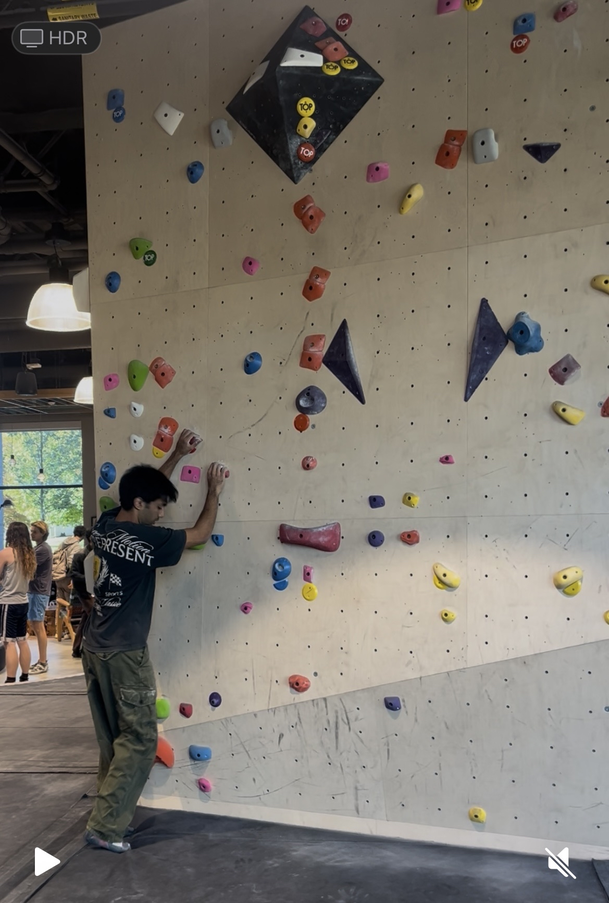
#> input picture images/IMG_2746.png, 609 x 903 px, shrunk from 1169 x 1734 before the run
$ python pixels.py
#> lines starting #> are read from the running program, lines starting #| are printed output that depends on the picture; long printed decimals are rounded
import numpy as np
import cv2
from PIL import Image
from sklearn.cluster import KMeans
from skimage.color import rgb2lab, lab2rgb, deltaE_ciede2000
import matplotlib.pyplot as plt
import webcolors
from collections import deque

# === CONFIG ===
IMG_NAME = "IMG_2746.png"
# IMG_NAME = "AV-ProwCave.jpg"
N_COLORS = 36                # initial K-Means colors
DELTA_E_THRESHOLD = 15       # merge threshold for perceptual similarity
IMG_PATH = fr"./images/{IMG_NAME}"
OUTPUT_PATH = f"./images2/{IMG_NAME}_{N_COLORS}-{DELTA_E_THRESHOLD}-copy.png"


# [8 lines of commented-out code are left out]


img_bgr = cv2.imread(IMG_PATH)
#> img_bgr is the input picture: shape (903, 609, 3); mean B, G, R 106.7, 115.5, 120.8
img_rgb = cv2.cvtColor(img_bgr, cv2.COLOR_BGR2RGB)
h, w, _ = img_rgb.shape
#> h = 903; w = 609

# === 2️⃣ COLOR EXTRACTION (K-Means in Lab / ΔE space) ===
pixels_lab = rgb2lab(img_rgb.reshape(-1, 1, 3) / 255.0)[:, 0, :]
print(f"Running KMeans on {len(pixels_lab):,} pixels in Lab space...")
#> (printed output is left out)

kmeans = KMeans(n_clusters=N_COLORS, random_state=42, n_init="auto")
kmeans.fit(pixels_lab)

palette_lab = kmeans.cluster_centers_
labels = kmeans.labels_

# Convert cluster centers back to RGB for visualization
palette_rgb = (lab2rgb(palette_lab[np.newaxis, :, :])[0] * 255).astype(np.uint8)
quantized_lab = palette_lab[labels].reshape(h, w, 3)
quantized_rgb = (lab2rgb(quantized_lab) * 255).astype(np.uint8)
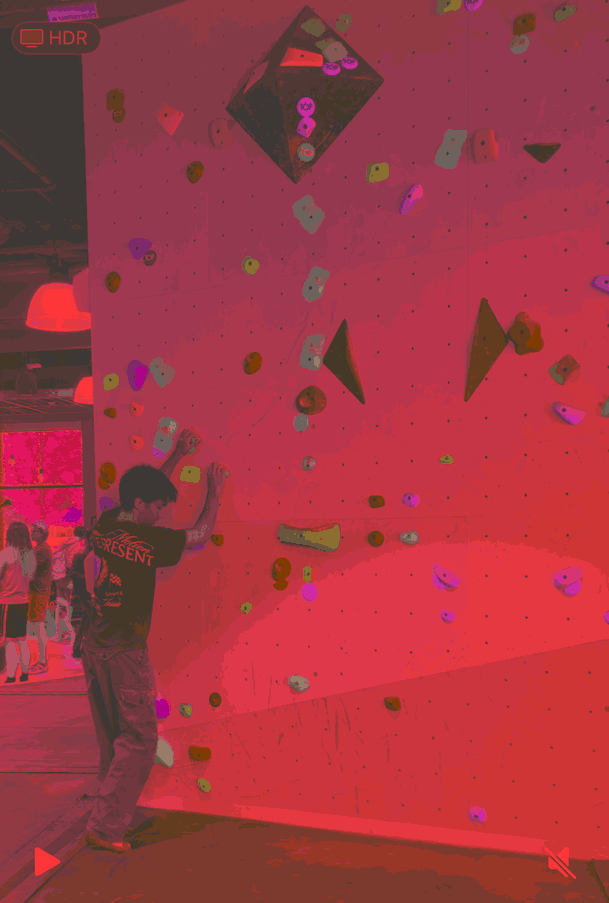
#> quantized_lab: shape (903, 609, 3) float64; mean R, G, B 48.1, 0.7, 5.6; drawn with min black and max white

# === 3️⃣ COLOR MERGING (ΔE in Lab space) ===
merged_palette_lab = []
used = np.zeros(len(palette_lab), dtype=bool)

for i, c1 in enumerate(palette_lab):
    if used[i]:
        continue
    group = [i]
    for j, c2 in enumerate(palette_lab):
        if i != j and not used[j]:
            if deltaE_ciede2000(c1, c2) < DELTA_E_THRESHOLD:
                group.append(j)
                used[j] = True
    used[i] = True
    avg_lab = np.mean(palette_lab[group], axis=0)
    merged_palette_lab.append(avg_lab)

merged_palette_lab = np.array(merged_palette_lab)
merged_palette_rgb = (lab2rgb(merged_palette_lab[np.newaxis, :, :])[0] * 255).astype(np.uint8)

print(f"Merged {len(palette_lab)} → {len(merged_palette_lab)} colors.")


# === 4️⃣ LABEL ASSIGNMENT (Manual mapping) ===
LABELS = [
    "Red", "Yellow", "Green", "Blue",
    "Purple", "Orange", "Pink", "Brown",
    "Gray", "Black", "White", "Other"
]
label_map = {i: LABELS[i % len(LABELS)] for i in range(len(merged_palette_lab))}


# === 5️⃣ SEGMENTATION (Cluster-based masking in Lab space) ===
dists = np.linalg.norm(pixels_lab[:, None, :] - merged_palette_lab[None, :, :], axis=2)
closest_idx = np.argmin(dists, axis=1)
segmented_lab = merged_palette_lab[closest_idx].reshape(h, w, 3)
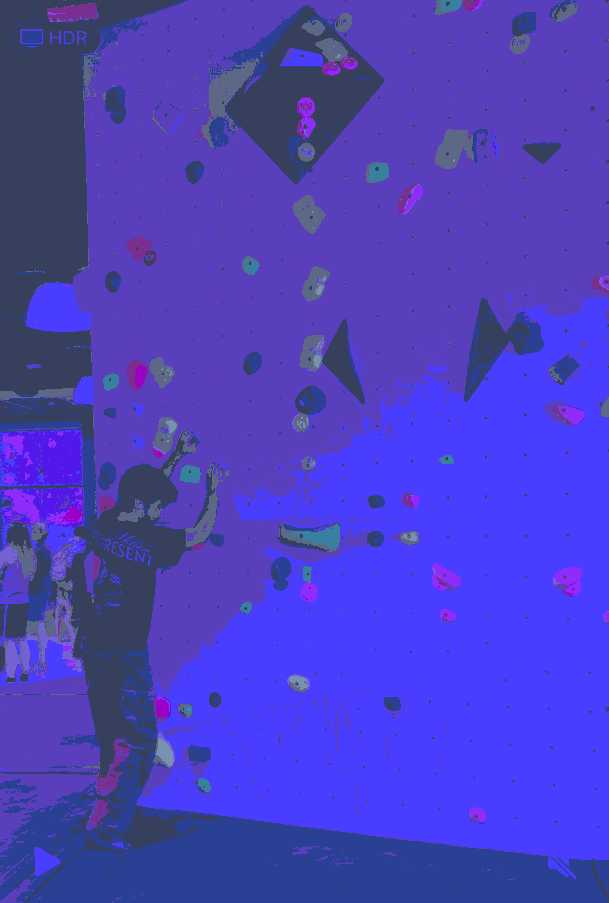
#> segmented_lab: shape (903, 609, 3) float64; mean of channels 0, 1, 2 49.9, 0.7, 5.1; drawn with min black and max white
segmented_rgb = (lab2rgb(segmented_lab) * 255).astype(np.uint8)
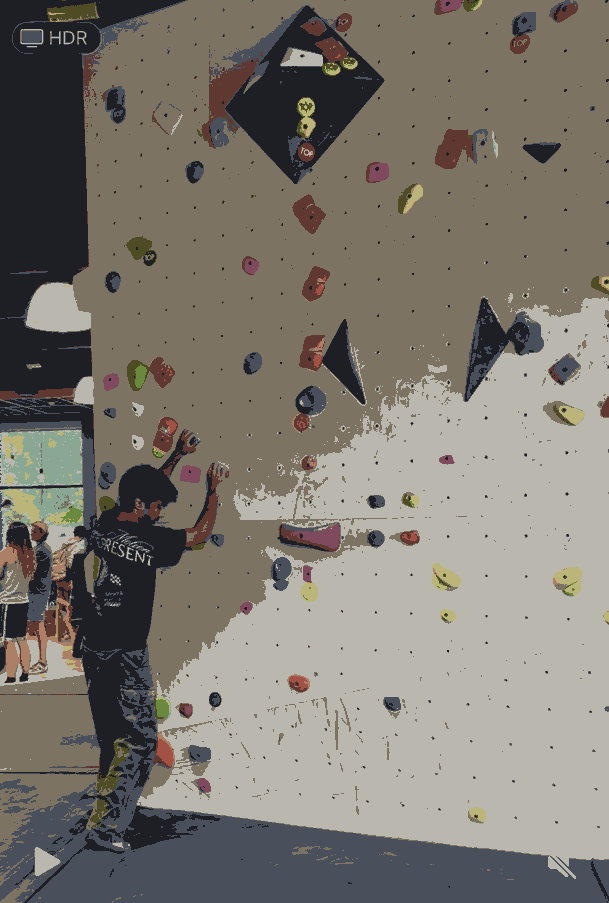
#> segmented_rgb: shape (903, 609, 3); mean R, G, B 124.9, 119.9, 111.5


##### Get colors
def closest_colour(requested_colour):
    distances = {}
    for name in webcolors.names():
        r_c, g_c, b_c = webcolors.name_to_rgb(name)
        rd = (r_c - requested_colour[0]) ** 2
        gd = (g_c - requested_colour[1]) ** 2
        bd = (b_c - requested_colour[2]) ** 2
        distances[name] = rd + gd + bd
    return min(distances, key=distances.get)

def get_colour_name(requested_colour):
    try:
        closest_name = webcolors.rgb_to_name(requested_colour)
    except ValueError:
        closest_name = closest_colour(requested_colour)
    return closest_name

# Segmented_rgb is the rgb val for each pixel
color_dict = dict()
analyzed_colors = dict()
for r in range(len(segmented_rgb)):
    if r%100 == 0: print(r)
    for c in range(len(segmented_rgb[r])):
        color = tuple([int(col) for col in segmented_rgb[r][c]])
        if color not in color_dict:
            color_name = get_colour_name(color)
            color_dict[color] = color_name
#> this loop made 903 passes
#| 0
#| 100
#| 200
#| 300
#| 400
#| 500
#| 600
#| 700
#> (further printed lines are left out)
#> after the loop, color_dict = 12 items

        # color_name = color_dict[color]
        # color = webcolors.name_to_rgb(color_name)
        # segmented_rgb[r][c] = color


print(color_dict)
#> (printed output is left out)
color_counts = dict()
#> color_counts = 0 items

def find_clusters_midpoints(arr, connectivity=4):
#> called with connectivity = 4
    n, m = arr.shape[:2]
#> n = 903; m = 609
    visited = np.zeros((n, m), dtype=bool)
    midpoints = []

    # directions for 4- or 8-connectivity
    if connectivity == 4:
        directions = [(1,0), (-1,0), (0,1), (0,-1)]
    else:
        directions = [(dr, dc) for dr in (-1,0,1) for dc in (-1,0,1) if not (dr==0 and dc==0)]

    for r in range(n):
        for c in range(m):
            if visited[r, c]:
                continue
            color = tuple(arr[r, c])
            # BFS to find all pixels of the same cluster
            q = deque([(r, c)])
            cluster_pixels = []
            visited[r, c] = True
            while q:
                x, y = q.popleft()
                cluster_pixels.append((x, y))
                for dx, dy in directions:
                    nx, ny = x + dx, y + dy
                    if 0 <= nx < n and 0 <= ny < m and not visited[nx, ny]:
                        if tuple(arr[nx, ny]) == color:
                            visited[nx, ny] = True
                            q.append((nx, ny))
            # compute midpoint
            xs, ys = zip(*cluster_pixels)
            mid_r, mid_c = np.mean(xs), np.mean(ys)
            if len(cluster_pixels) > 7:
                color_name = get_colour_name(color)
                midpoints.append({
                    "color": [int(c) for c in color],
                    "color_name": get_colour_name(color),
                    "midpoint": (float(mid_r), float(mid_c)),
                    "size": len(cluster_pixels)
                })
                if color_name in color_counts:
                    color_counts[color_name] += 1
                else:
                    color_counts[color_name] = 1
#> visited: shape (903, 609) bool; every value is 1
#> after the loop, color_counts = 10 items; midpoints = 878 items
    return midpoints
midpoints = find_clusters_midpoints(segmented_rgb)
#> midpoints = 878 items
for c in midpoints:
    print(c)
#> this loop made 878 passes
#| {'color': [30, 31, 36], 'color_name': 'black', 'midpoint': (182.348, 44.685), 'size': 30812}
#| {'color': [124, 115, 98], 'color_name': 'dimgray', 'midpoint': (251.718, 322.396), 'size': 194023}
#| {'color': [95, 57, 49], 'color_name': 'darkolivegreen', 'midpoint': (8.467, 439.886), 'size': 105}
#| {'color': [127, 73, 94], 'color_name': 'dimgray', 'midpoint': (4.799, 450.098), 'size': 194}
#| {'color': [78, 76, 37], 'color_name': 'darkolivegreen', 'midpoint': (4.526, 468.991), 'size': 114}
#| {'color': [187, 181, 121], 'color_name': 'darkkhaki', 'midpoint': (4.719, 477.781), 'size': 32}
#| {'color': [74, 79, 92], 'color_name': 'darkslategray', 'midpoint': (6.52, 558.77), 'size': 100}
#| {'color': [124, 115, 98], 'color_name': 'dimgray', 'midpoint': (0.875, 571.125), 'size': 8}
#> (further printed lines are left out)

# === SAVE OUTPUT IMAGE ===
# Image.fromarray(segmented_rgb).save(OUTPUT_PATH)
# print(f"✅ Saved segmented image: {OUTPUT_PATH}")


# === VISUALIZE RESULTS ===
fig, ax = plt.subplots(1, 2, figsize=(18, 6))

ax[0].imshow(img_rgb)
ax[0].set_title("Original (Lighting-Normalized) Image")
ax[0].axis("off")

# ax[1].imshow(quantized_rgb)
# ax[1].set_title(f"K-Means in Lab Space ({N_COLORS} Colors)")
# ax[1].axis("off")

ax[1].imshow(segmented_rgb)
ax[1].set_title("Merged + Labeled Segmentation")
ax[1].axis("off")

bad_colors = [()]
for mp in midpoints:
    y, x = mp["midpoint"]     # note: imshow swaps axes
    color_name = mp["color_name"]
    if color_counts[color_name] < 100:
        # ax[0].plot(x, y, 'wo', color=tuple([c/255.0 for c in mp["color"]]), markersize=6, markeredgecolor='red', markeredgewidth=1.5)
        ax[0].plot(x, y, 'wo', color=tuple([c/255.0 for c in mp["color"]]), markersize=6)
#> this loop made 878 passes
#> (y, x, color_name) on passes 1 to 3: (182.3, 44.68, 'black'), (251.7, 322.4, 'dimgray'), (8.47, 439.9, 'darkolivegreen')
    # Optional: label with color or cluster id

plt.tight_layout()
plt.show()
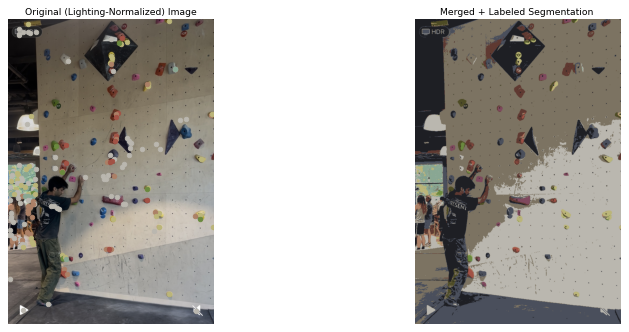
#> figure drawn by matplotlib, 2 panels

print(color_counts)

$ run again, with images/IMG_2748.png copied over images/IMG_2746.png
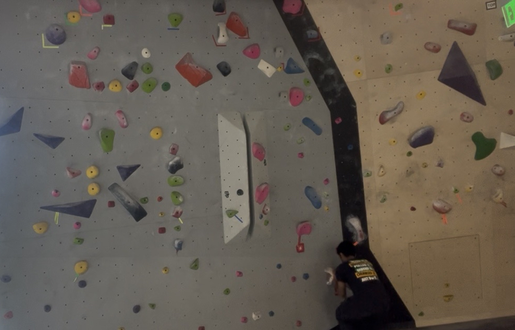
#> input picture images/IMG_2748.png, 515 x 330 px, shrunk from 988 x 633 before the run
#> img_bgr is the input picture: shape (330, 515, 3); mean B, G, R 82.1, 92.2, 100.2
#> (printed output is left out)
#> `segmented_rgb = (lab2rgb(segmented_lab) * 255).astype(np.uint8)`:
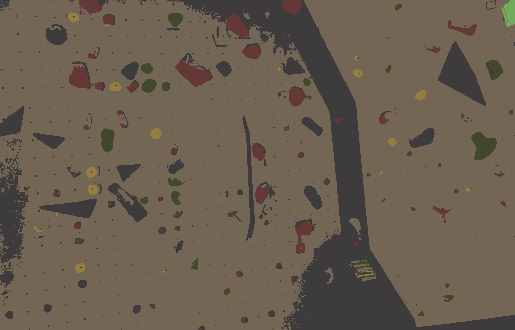
#> segmented_rgb: shape (330, 515, 3); mean R, G, B 105.5, 93.8, 78.8
#> the loop `for r in range(len(segmented_rgb)):` made 330 passes
#> (printed output is left out)
#> after the loop `for r in range(len(segmented_rgb)):`: color_dict = {(62, 59, 60): 'darkslategray', (115, 102, 84): 'dimgray', (100, 56, 55): 'darkolivegreen', (66, 73, 42): 'darkolivegreen', (113, 170, 92): 'gray', (150, 125, 66): 'sienna'}
#| {(62, 59, 60): 'darkslategray', (115, 102, 84): 'dimgray', (100, 56, 55): 'darkolivegreen', (66, 73, 42): 'darkolivegreen', (113, 170, 92): 'gray', (150, 125, 66): 'sienna'}
#> `color_counts = dict()`: color_counts = 0 items
#> after the loop in find_clusters_midpoints, `for r in range(n):`: color_counts = {'darkslategray': 89, 'dimgray': 21, 'darkolivegreen': 75, 'gray': 1, 'sienna': 15}; midpoints = 201 items
#> the loop `for c in midpoints:` made 201 passes
#| {'color': [62, 59, 60], 'color_name': 'darkslategray', 'midpoint': (2.983, 3.915), 'size': 59}
#| {'color': [115, 102, 84], 'color_name': 'dimgray', 'midpoint': (172.039, 157.878), 'size': 87719}
#| {'color': [100, 56, 55], 'color_name': 'darkolivegreen', 'midpoint': (5.575, 89.768), 'size': 228}
#| {'color': [62, 59, 60], 'color_name': 'darkslategray', 'midpoint': (2.265, 101.857), 'size': 49}
#| {'color': [62, 59, 60], 'color_name': 'darkslategray', 'midpoint': (1.333, 172.333), 'size': 18}
#> (further printed lines are left out)
#> the loop `for mp in midpoints:` made 201 passes
#> (y, x, color_name) on passes 1 to 3: (2.98, 3.92, 'darkslategray'), (172, 157.9, 'dimgray'), (5.57, 89.77, 'darkolivegreen')
#> `plt.show()`:
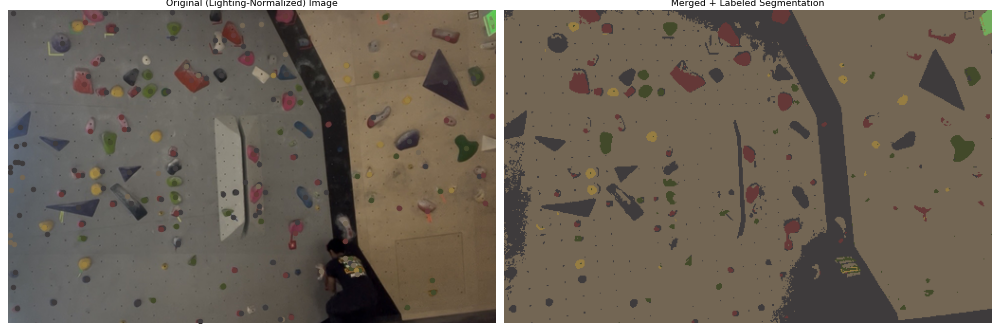
#> figure drawn by matplotlib, 2 panels
